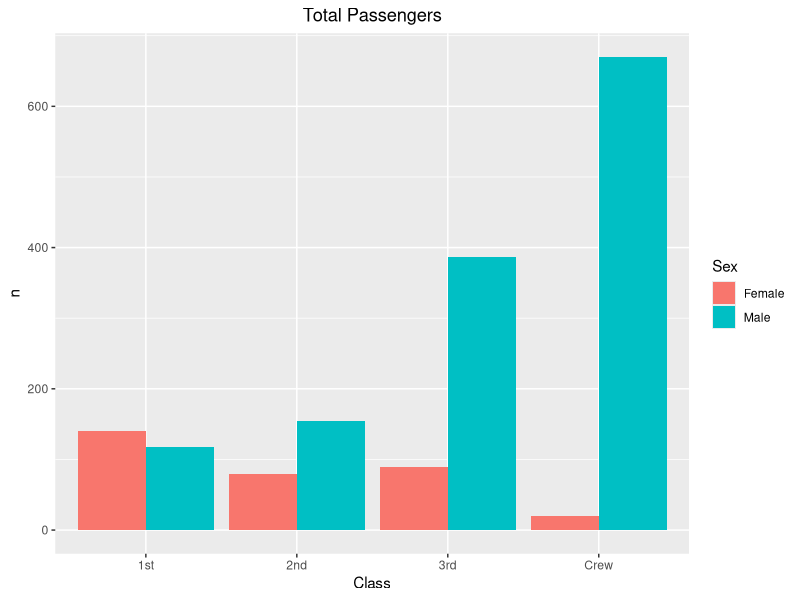
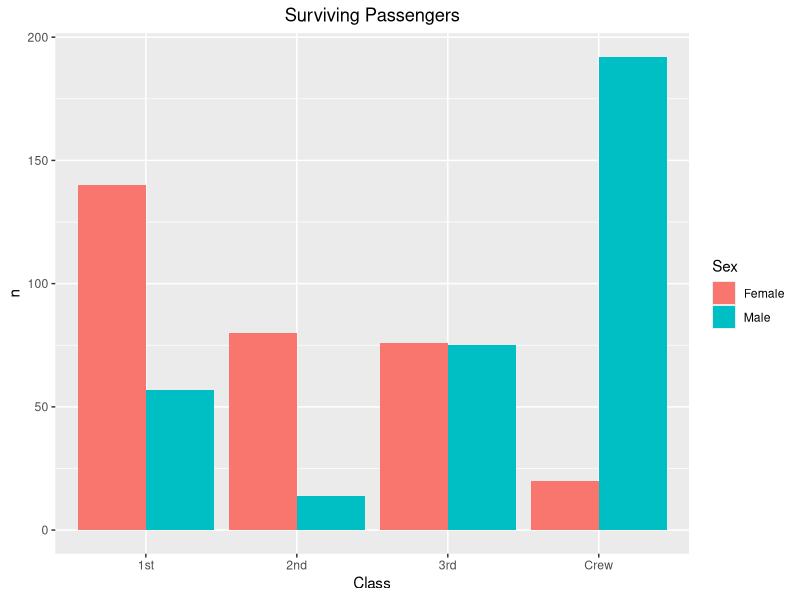
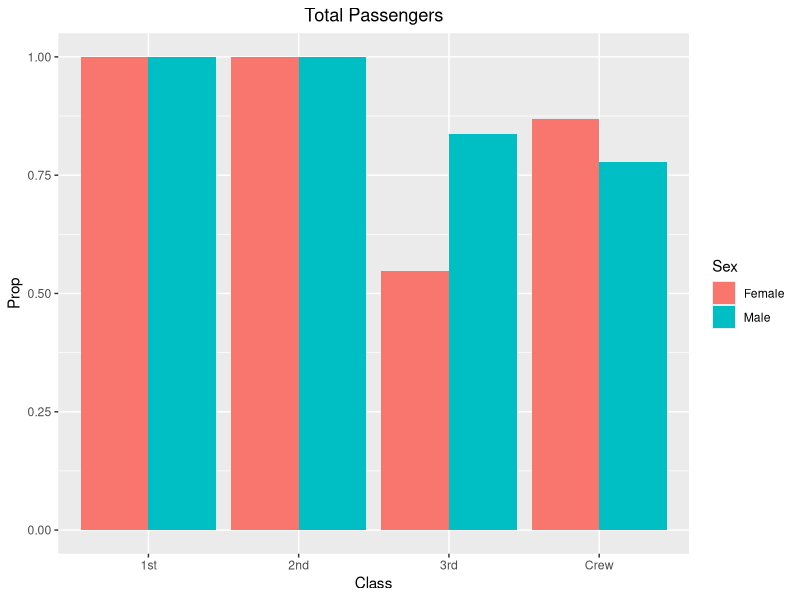
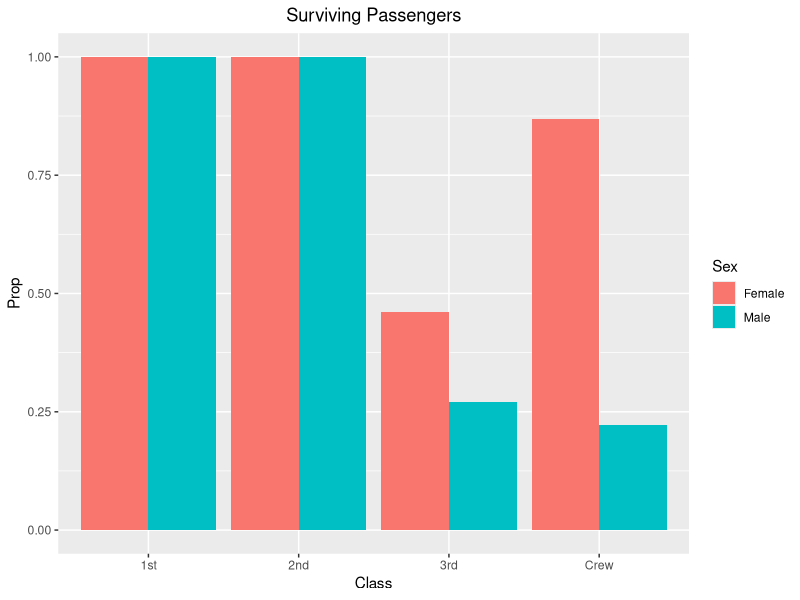
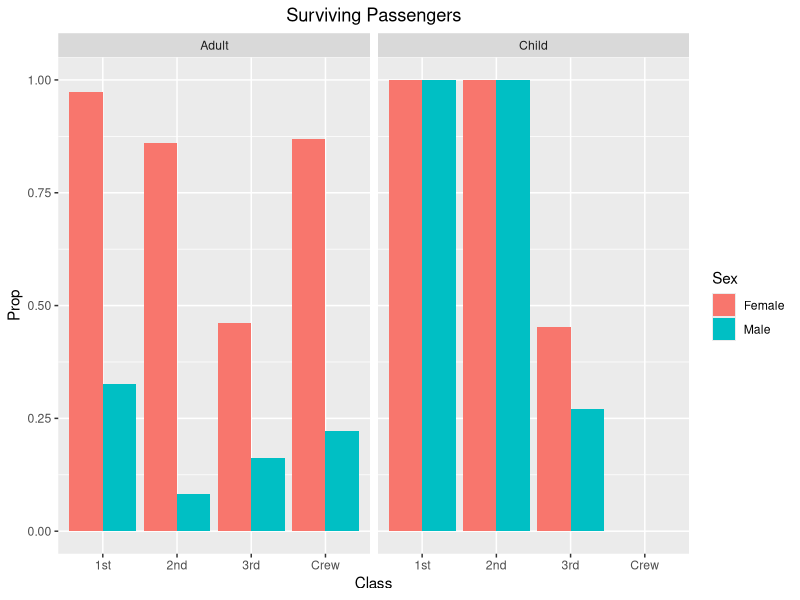
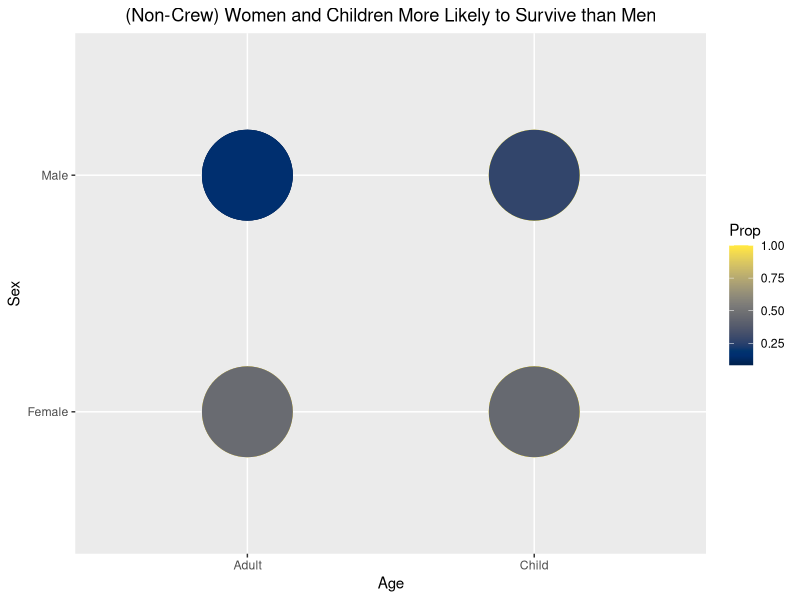

Generate these figures, in order, with R:
## ---- chunk 1
library(tidyverse)
library(viridis)

df_titanic <- as_tibble(Titanic)
## ---- chunk 2
glimpse(df_titanic)
summary(df_titanic)
## ---- chunk 3
# Count by crew status
total_passengers <-
  df_titanic %>%
    summarize(total = sum(n))

crew_passengers <-
  df_titanic %>%
    filter(Class == "Crew") %>%
    summarize(total = sum(n))

non_crew_passengers <- total_passengers - crew_passengers

total_passengers
crew_passengers
non_crew_passengers

# Count by class
first_class_passengers <-
  df_titanic %>%
    filter(Class == "1st") %>%
    summarize(total = sum(n))

second_class_passengers <-
  df_titanic %>%
    filter(Class == "2nd") %>%
    summarize(total = sum(n))

third_class_passengers <-
  df_titanic %>%
    filter(Class == "3rd") %>%
    summarize(total = sum(n))

first_class_passengers
second_class_passengers
third_class_passengers

# Count by sex
male_non_crew_passengers <-
  df_titanic %>%
    filter(Sex == "Male", Class != "Crew") %>%
    summarize(total = sum(n))

female_non_crew_passengers <- non_crew_passengers - male_non_crew_passengers

male_non_crew_passengers
female_non_crew_passengers

# Count by age
child_passengers <-
  df_titanic %>%
    filter(Age == "Child") %>%
    summarize(total = sum(n))

third_class_child_passengers <-
  df_titanic %>%
    filter(Age == "Child", Class == "3rd") %>%
    summarize(total = sum(n))

child_passengers
third_class_child_passengers
## ---- chunk 4
# Total
df_titanic %>%
  ggplot() +
    geom_col(aes(x = Class, y = n, fill = Sex), position = "dodge") +
    ggtitle("Total Passengers") +
    theme(plot.title = element_text(hjust = 0.5))

# Survived only
df_titanic %>%
  filter(Survived == "Yes") %>%
  ggplot() +
    geom_col(aes(x = Class, y = n, fill = Sex), position = "dodge") +
    ggtitle("Surviving Passengers") +
    theme(plot.title = element_text(hjust = 0.5))
## ---- chunk 5
## NOTE: No need to edit! We'll cover how to
## do this calculation in a later exercise.
df_prop <-
  df_titanic %>%
  group_by(Class, Sex, Age) %>%
  mutate(
    Total = sum(n),
    Prop = n / Total
  ) %>%
  ungroup()
df_prop
## ---- chunk 6
df_prop %>%
  ggplot() +
    geom_col(aes(x = Class, y = Prop, fill = Sex), position = "dodge") +
    ggtitle("Total Passengers") +
    theme(plot.title = element_text(hjust = 0.5))

df_prop %>%
  filter(Survived == "Yes") %>%
  ggplot() +
    geom_col(aes(x = Class, y = Prop, fill = Sex), position = "dodge") +
    ggtitle("Surviving Passengers") +
    theme(plot.title = element_text(hjust = 0.5))
## ---- chunk 7
df_prop %>%
  filter(Survived == "Yes") %>%
  ggplot() +
    geom_col(aes(x = Class, y = Prop, fill = Sex), position = "dodge") +
    facet_grid(cols = vars(Age)) +
    ggtitle("Surviving Passengers") +
    theme(plot.title = element_text(hjust = 0.5))
## ---- chunk 8
df_prop %>%
  filter(Class != "Crew", Survived == "Yes") %>%
  ggplot() +
    geom_point(mapping = aes(x = Age, y = Sex, color = Prop), size = 30) +
    scale_color_viridis(option = "cividis") +
    ggtitle("(Non-Crew) Women and Children More Likely to Survive than Men") +
    theme(plot.title = element_text(hjust = 0.5))
